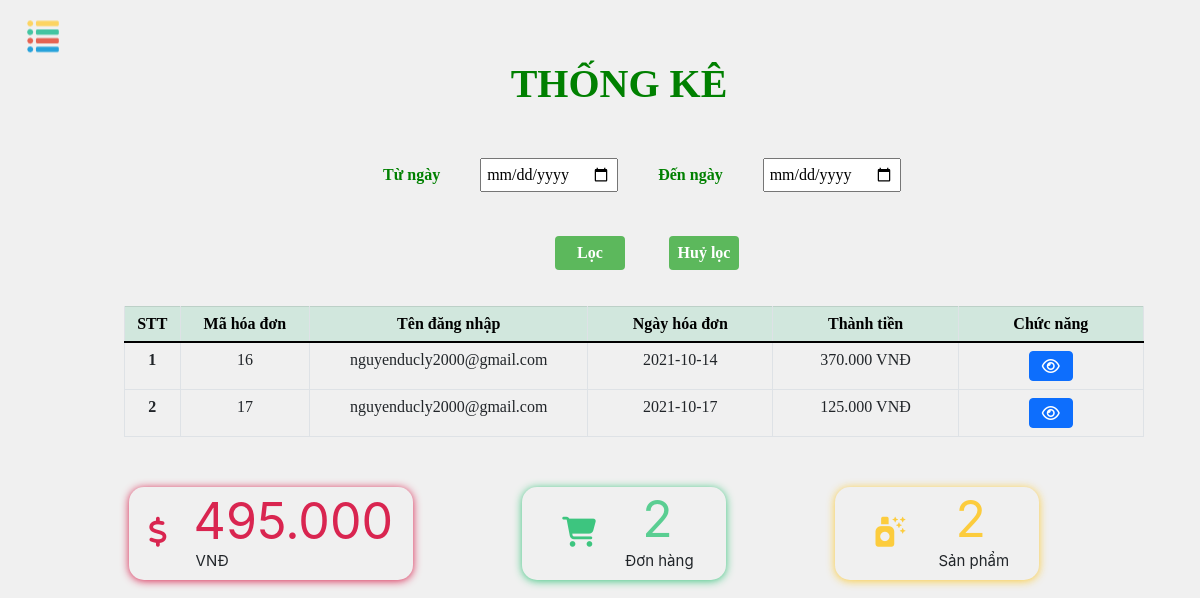
Screenshot of /admin/index.php?url=thongke&page=1 (signed in) with the database file from the repository.
### tables this page shows
CREATE TABLE `hoadon` (
  `TenDangNhap` varchar(256) NOT NULL,
  `MaHD` int(11) NOT NULL,
  `NgayHD` date NOT NULL,
  `TrangThai` varchar(100) NOT NULL,
  `GhiChu` varchar(256) DEFAULT NULL,
  `HoTenNN` varchar(255) NOT NULL,
  `SoDienThoaiNN` varchar(20) NOT NULL,
  `DiaChiNN` varchar(255) NOT NULL
);

### admin/TKE/thanhtien.php (called while the page is built)
<?php
 include("connect.php");
 $qr1= "SELECT GiaGoc,ct.TyLeKM,ct.SoLuongMua FROM cthoadon ct, sanpham sp where ct.MaSP=sp.MaSP and MaHD='$MaHD'";
 $result1 = mysqli_query($conn, $qr1);
?>

### admin/TKE/thongke.php (the view, shortened to what this page needs)
<!DOCTYPE html>
<html lang="en">
<head>
    <link rel="stylesheet" href="./assets/css/TKE/thongke.css"/>
</head>
<body>
    <?php include './connect.php';
    $rows = 5;
    if(isset($_GET['page'])&&$_GET['page']>0){
      $page = ($_GET['page']-1)*$rows;
    }
    else {$page = 1;echo "<script>window.location.href='./index.php?url=thongke&page=1'</script>"; }
    $qr = "SELECT * FROM hoadon where TrangThai='Đã giao' limit $page,$rows";
    $result = mysqli_query($conn, $qr);
    ?>
    <h1 class="title">THỐNG KÊ</h1>
    <div class="filter">
    <form method="post" action="<?php include("loc.php"); ?>">
            <table class="table-date">
                <tr>
                    <td> Từ ngày </td>
                    <td> <input type="date"  name="fromdate" id="fromdate"> </td>
                    <td> Đến ngày </td>
                    <td> <input  type="date" name="todate" id="todate"> </td>
                 </tr>
            </table>
        <br>
        <div class="button-filter">
            <button  type="submit" name="filter" class="btn-filter">Lọc</button>
            <button  class="btn-filter" type="button" onclick="window.location.href='./index.php?url=thongke'">Huỷ lọc</button>
         </div>
           </form>
    </div>
<table class="table table-bordered table-hover table-1">
  <thead class="table-success">
    <tr>
      <th scope="col" class="title-table" style="width: 3%">STT</th>
      <th scope="col" class="title-table" style="width: 7%">Mã hóa đơn</th>
      <th scope="col" class="title-table" style="width: 15%">Tên đăng nhập</th>
      <th scope="col" class="title-table" style="width: 10%">Ngày hóa đơn</th>
      <th scope="col" class="title-table" style="width: 10%">Thành tiền</th>
      <th scope="col" class="title-table" style="width: 10%">Chức năng</th>
    </tr>
  </thead>
  <tbody>
    <?php
        $total=0;
        $quantity = 0;
        $count =0;
        if(mysqli_num_rows($result)>0){
            while($row = mysqli_fetch_array($result)) {
                $MaHD = $row['MaHD'];
                $count++;
                include("thanhtien.php");
                 if(mysqli_num_rows($result1)>0){
                    $tongtien = 0;
                     while($row1 = mysqli_fetch_array($result1)) {
                 $tongtien +=  $row1['SoLuongMua']*$row1['GiaGoc']-($row1['SoLuongMua']*$row1['GiaGoc']*$row1['TyLeKM'])/100;
                 $quantity += $row1['SoLuongMua'];
                }
                $total += $tongtien;
    ?>
    <tr>
      <td style="font-weight: bold"><?php echo $count?></td>
      <td><?php echo $row['MaHD'];?></td>
      <td style="word-wrap:break-word"><?php echo $row['TenDangNhap'];?></td>
      <td><?php echo $row['NgayHD'];?></td>
      <td> <?php echo number_format($tongtien,"0",",",".")." VNĐ"; ?> </td>
      <td>
        <a href="./index.php?url=cthoadon&id=<?php echo $row['MaHD']?>&fc=5" class="btn btn-primary"><i class="far fa-eye"></i></a>
      </td>
    </tr>
    <?php }}}else{?>
      <tr >
        <td colspan="6">Không có hóa đơn nào!</td>
      </tr>
      <?php }?>
  </tbody>
</table>
<div class="statistics">
    <div class="statistics_total">
    <i class="fas fa-dollar-sign icon_currency"></i>
          <div class="currency">
              <span><?php echo number_format($total,"0",",","."); ?></span>
          </div>
          <div class="currency_title">
              <span><?php echo "VNĐ"; ?></span>
          </div>
    </div>
    <div class="statistics_bill">
    <i class="fas fa-shopping-cart icon_cart"></i>
          <div class="cart">
              <span><?php echo $count; ?></span>
          </div>
          <div class="cart_title">
              <span><?php echo "Đơn hàng"; ?></span>
          </div>
    </div>
    <div class="statistics_product">
    <i class="fas fa-air-freshener icon_product"></i>
          <div class="product">
              <span><?php echo $quantity; ?></span>
          </div>
          <div class="product_title">
              <span><?php echo "Sản phẩm"; ?></span>
          </div>
    </div>
</div>
</body>
</html>

### admin/assets/css/index.css (style rules this page uses)
* { box-sizing:border-box; -moz-box-sizing:border-box; -webkit-box-sizing:border-box; margin-top: 0px !important; }
.table-date td { padding: 20px; font-weight: bold; color: green; }
.table-date input { padding: 5px; }
.filter { margin-left: 160px !important; }
.button-filter { margin-left: 35%; }
.btn-filter { color: #fff; background-color: #5cb85c; border-color: #4cae4c; cursor: pointer; border:none; padding: 5px; border-radius: 4px; font-weight: bold; width: 70px; margin: 20px 20px; }
body { background: #f0f0f0; }
.table { table-layout: fixed; }

### admin/assets/css/TKE/thongke.css (style rules this page uses)
.statistics { display: flex; justify-content: space-around; font-family: -apple-system,BlinkMacSystemFont,"Segoe UI",Roboto,"Helvetica Neue",Arial,"Noto Sans",sans-serif,"Apple Color Emoji","Segoe UI Emoji","Segoe UI Symbol","Noto Color Emoji"; }
.statistics_total { width: fit-content; padding: 30px 20px; height: 93px; margin-bottom: 30px; border-radius: 15px; box-shadow: 0 1px 8px #d92550; min-width: 20%; }
.statistics_bill { width: 20%; padding: 30px 20px; height: 93px; margin-bottom: 30px; border-radius: 15px; box-shadow: 0 1px 8px #3dc57f; padding-left: 40px; }
.statistics_product { width: 20%; padding: 30px 20px; height: 93px; margin-bottom: 30px; border-radius: 15px; box-shadow: 0 1px 8px #ffc107c4; padding-left: 40px; }
.icon_currency { color: #d92550; font-size: 30px; }
.icon_cart { color: #3dc57f; font-size: 30px; }
.icon_product { color: #ffc107c4; font-size: 30px; }
.currency { color: #d92550; font-size: 50px; padding-left: 45px; transform: translateY(-63px); }
.currency_title { font-size: 15px; padding-left: 47px; transform: translateY(-72px); }
.cart { color: #5ace92; font-size: 50px; padding-left: 80px; transform: translateY(-65px); }
.cart_title { font-size: 15px; padding-left: 63px; transform: translateY(-72px); }
.product { color: #ffc107c4; font-size: 50px; padding-left: 80px; transform: translateY(-65px); }
.product_title { font-size: 15px; padding-left: 63px; transform: translateY(-72px); }
.table-1 { margin-left: 50px; margin-top: 50px; margin-bottom: 50px; table-layout: fixed; text-align: center; }
.table-date { margin-left: 15%; }
.title { margin: 30px; margin-left: 100px; font-weight: bold; color: green; text-align: center; }

### rows the page displays
hoadon: MaHD "16", TenDangNhap "nguyenducly2000@gmail.com", NgayHD "2021-10-14", tongtien "370.000"
hoadon: MaHD "17", TenDangNhap "nguyenducly2000@gmail.com", NgayHD "2021-10-17", tongtien "125.000"

### other values shown
$total "495.000"
$count "2"
$quantity "2"
